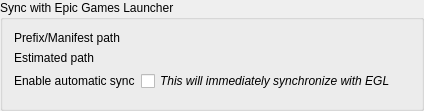
<?xml version="1.0" encoding="UTF-8"?>
<ui version="4.0">
 <class>EGLSyncGroup</class>
 <widget class="QGroupBox" name="EGLSyncGroup">
  <property name="geometry">
   <rect>
    <x>0</x>
    <y>0</y>
    <width>424</width>
    <height>106</height>
   </rect>
  </property>
  <property name="windowTitle">
   <string notr="true">EGLSyncGroup</string>
  </property>
  <property name="title">
   <string>Sync with Epic Games Launcher</string>
  </property>
  <property name="checkable">
   <bool>false</bool>
  </property>
  <property name="checked">
   <bool>false</bool>
  </property>
  <layout class="QFormLayout" name="egl_sync_layout">
   <property name="labelAlignment">
    <set>Qt::AlignRight|Qt::AlignTrailing|Qt::AlignVCenter</set>
   </property>
   <item row="0" column="0">
    <widget class="QLabel" name="egl_path_edit_label">
     <property name="text">
      <string>Prefix/Manifest path</string>
     </property>
    </widget>
   </item>
   <item row="2" column="0">
    <widget class="QLabel" name="egl_sync_check_label">
     <property name="text">
      <string>Enable automatic sync</string>
     </property>
    </widget>
   </item>
   <item row="2" column="1">
    <widget class="QCheckBox" name="egl_sync_check">
     <property name="font">
      <font>
       <italic>true</italic>
      </font>
     </property>
     <property name="text">
      <string>This will immediately synchronize with EGL</string>
     </property>
    </widget>
   </item>
   <item row="3" column="0" colspan="2">
    <layout class="QVBoxLayout" name="import_export_layout"/>
   </item>
   <item row="1" column="0">
    <widget class="QLabel" name="egl_path_info_label">
     <property name="text">
      <string>Estimated path</string>
     </property>
    </widget>
   </item>
  </layout>
 </widget>
 <resources/>
 <connections/>
</ui>
